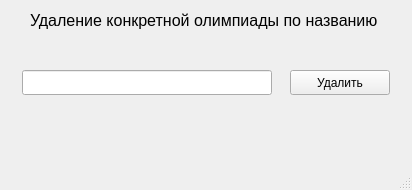
<?xml version="1.0" encoding="UTF-8"?>
<ui version="4.0">
 <class>MainWindow</class>
 <widget class="QMainWindow" name="MainWindow">
  <property name="geometry">
   <rect>
    <x>0</x>
    <y>0</y>
    <width>412</width>
    <height>190</height>
   </rect>
  </property>
  <property name="windowTitle">
   <string>MainWindow</string>
  </property>
  <widget class="QWidget" name="centralwidget">
   <widget class="QLabel" name="label">
    <property name="geometry">
     <rect>
      <x>30</x>
      <y>10</y>
      <width>351</width>
      <height>20</height>
     </rect>
    </property>
    <property name="font">
     <font>
      <pointsize>12</pointsize>
     </font>
    </property>
    <property name="text">
     <string>Удаление конкретной олимпиады по названию</string>
    </property>
   </widget>
   <widget class="QLineEdit" name="lineEdit">
    <property name="geometry">
     <rect>
      <x>22</x>
      <y>70</y>
      <width>250</width>
      <height>25</height>
     </rect>
    </property>
   </widget>
   <widget class="QPushButton" name="pushButton">
    <property name="geometry">
     <rect>
      <x>290</x>
      <y>70</y>
      <width>100</width>
      <height>25</height>
     </rect>
    </property>
    <property name="text">
     <string>Удалить</string>
    </property>
   </widget>
  </widget>
  <widget class="QMenuBar" name="menubar">
   <property name="geometry">
    <rect>
     <x>0</x>
     <y>0</y>
     <width>412</width>
     <height>21</height>
    </rect>
   </property>
  </widget>
  <widget class="QStatusBar" name="statusbar"/>
 </widget>
 <resources/>
 <connections/>
</ui>
